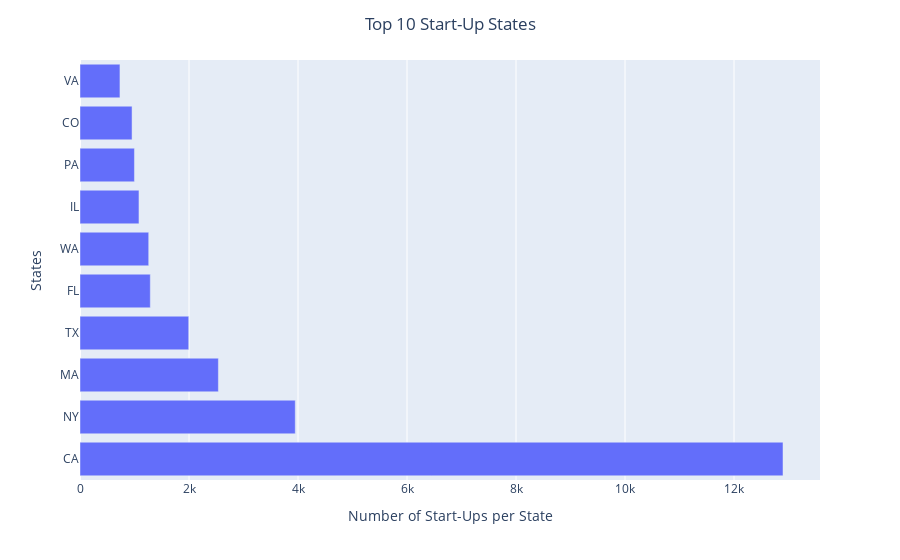

Write notebook code for a chart like this one.
### Code cell
fig = px.bar(top_ten_states, x='category_list')

fig.update_layout(
    xaxis_title_text='Number of Start-Ups per State',
    yaxis_title_text='States',
    bargap=0.2, showlegend=True,
    title_text='Top 10 Start-Up States',
    title_x=0.5,
)
# fig.write_image("../images/top_states.png")
fig.show();

### Figure 1 — Plotly figure (JSON) as saved in the notebook; plotly's stock layout.template omitted (floating-point values rounded to 4 significant figures)
{"data": [{"alignmentgroup": "True", "hovertemplate": "category_list=%{x}<br>state_code=%{y}<extra></extra>", "legendgroup": "", "marker": {"color": "#636efa"}, "name": "", "offsetgroup": "", "orientation": "h", "showlegend": false, "textposition": "auto", "type": "bar", "x": [12899, 3950, 2539, 1995, 1290, 1261, 1082, 999, 955, 733], "xaxis": "x", "y": ["CA", "NY", "MA", "TX", "FL", "WA", "IL", "PA", "CO", "VA"], "yaxis": "y"}], "layout": {"autosize": true, "bargap": 0.2, "barmode": "relative", "legend": {"tracegroupgap": 0}, "margin": {"t": 60}, "showlegend": true, "title": {"text": "Top 10 Start-Up States", "x": 0.5}, "xaxis": {"anchor": "y", "autorange": true, "domain": [0, 1], "range": [0, 13580.0], "title": {"text": "Number of Start-Ups per State"}, "type": "linear"}, "yaxis": {"anchor": "x", "autorange": true, "domain": [0, 1], "range": [-0.5, 9.5], "title": {"text": "States"}, "type": "category"}}}
